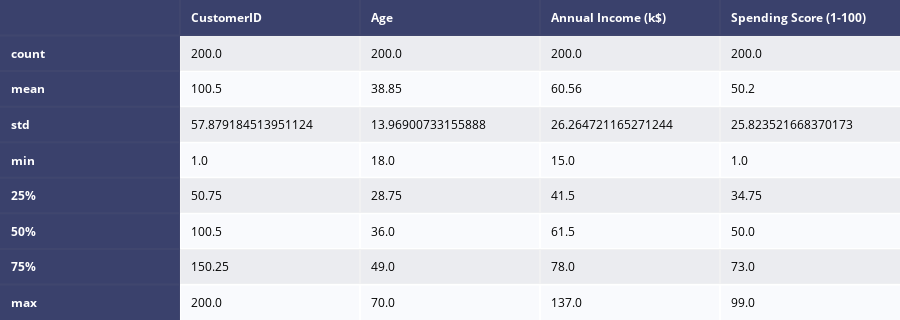

Notebook code cell kept with this figure:
### Code cell
ff.create_table(df.describe(), index=True)

### Figure 1 — Plotly figure (JSON) as saved in the notebook; plotly's stock layout.template omitted (floating-point values rounded to 4 significant figures)
{"data": [{"colorscale": [[0, "#00083e"], [0.5, "#ededee"], [1, "#ffffff"]], "hoverinfo": "none", "opacity": 0.75, "showscale": false, "type": "heatmap", "z": [[0, 0, 0, 0, 0], [0, 0.5, 0.5, 0.5, 0.5], [0, 1, 1, 1, 1], [0, 0.5, 0.5, 0.5, 0.5], [0, 1, 1, 1, 1], [0, 0.5, 0.5, 0.5, 0.5], [0, 1, 1, 1, 1], [0, 0.5, 0.5, 0.5, 0.5], [0, 1, 1, 1, 1]]}], "layout": {"annotations": [{"align": "left", "font": {"color": "#ffffff"}, "showarrow": false, "text": "<b></b>", "x": -0.45, "xanchor": "left", "xref": "x", "y": 0, "yref": "y"}, {"align": "left", "font": {"color": "#ffffff"}, "showarrow": false, "text": "<b>CustomerID</b>", "x": 0.55, "xanchor": "left", "xref": "x", "y": 0, "yref": "y"}, {"align": "left", "font": {"color": "#ffffff"}, "showarrow": false, "text": "<b>Age</b>", "x": 1.55, "xanchor": "left", "xref": "x", "y": 0, "yref": "y"}, {"align": "left", "font": {"color": "#ffffff"}, "showarrow": false, "text": "<b>Annual Income (k$)</b>", "x": 2.55, "xanchor": "left", "xref": "x", "y": 0, "yref": "y"}, {"align": "left", "font": {"color": "#ffffff"}, "showarrow": false, "text": "<b>Spending Score (1-100)</b>", "x": 3.55, "xanchor": "left", "xref": "x", "y": 0, "yref": "y"}, {"align": "left", "font": {"color": "#ffffff"}, "showarrow": false, "text": "<b>count</b>", "x": -0.45, "xanchor": "left", "xref": "x", "y": 1, "yref": "y"}, {"align": "left", "font": {"color": "#000000"}, "showarrow": false, "text": "200.0", "x": 0.55, "xanchor": "left", "xref": "x", "y": 1, "yref": "y"}, {"align": "left", "font": {"color": "#000000"}, "showarrow": false, "text": "200.0", "x": 1.55, "xanchor": "left", "xref": "x", "y": 1, "yref": "y"}, {"align": "left", "font": {"color": "#000000"}, "showarrow": false, "text": "200.0", "x": 2.55, "xanchor": "left", "xref": "x", "y": 1, "yref": "y"}, {"align": "left", "font": {"color": "#000000"}, "showarrow": false, "text": "200.0", "x": 3.55, "xanchor": "left", "xref": "x", "y": 1, "yref": "y"}, {"align": "left", "font": {"color": "#ffffff"}, "showarrow": false, "text": "<b>mean</b>", "x": -0.45, "xanchor": "left", "xref": "x", "y": 2, "yref": "y"}, {"align": "left", "font": {"color": "#000000"}, "showarrow": false, "text": "100.5", "x": 0.55, "xanchor": "left", "xref": "x", "y": 2, "yref": "y"}, {"align": "left", "font": {"color": "#000000"}, "showarrow": false, "text": "38.85", "x": 1.55, "xanchor": "left", "xref": "x", "y": 2, "yref": "y"}, {"align": "left", "font": {"color": "#000000"}, "showarrow": false, "text": "60.56", "x": 2.55, "xanchor": "left", "xref": "x", "y": 2, "yref": "y"}, {"align": "left", "font": {"color": "#000000"}, "showarrow": false, "text": "50.2", "x": 3.55, "xanchor": "left", "xref": "x", "y": 2, "yref": "y"}, {"align": "left", "font": {"color": "#ffffff"}, "showarrow": false, "text": "<b>std</b>", "x": -0.45, "xanchor": "left", "xref": "x", "y": 3, "yref": "y"}, {"align": "left", "font": {"color": "#000000"}, "showarrow": false, "text": "57.879184513951124", "x": 0.55, "xanchor": "left", "xref": "x", "y": 3, "yref": "y"}, {"align": "left", "font": {"color": "#000000"}, "showarrow": false, "text": "13.96900733155888", "x": 1.55, "xanchor": "left", "xref": "x", "y": 3, "yref": "y"}, {"align": "left", "font": {"color": "#000000"}, "showarrow": false, "text": "26.264721165271244", "x": 2.55, "xanchor": "left", "xref": "x", "y": 3, "yref": "y"}, {"align": "left", "font": {"color": "#000000"}, "showarrow": false, "text": "25.823521668370173", "x": 3.55, "xanchor": "left", "xref": "x", "y": 3, "yref": "y"}, {"align": "left", "font": {"color": "#ffffff"}, "showarrow": false, "text": "<b>min</b>", "x": -0.45, "xanchor": "left", "xref": "x", "y": 4, "yref": "y"}, {"align": "left", "font": {"color": "#000000"}, "showarrow": false, "text": "1.0", "x": 0.55, "xanchor": "left", "xref": "x", "y": 4, "yref": "y"}, {"align": "left", "font": {"color": "#000000"}, "showarrow": false, "text": "18.0", "x": 1.55, "xanchor": "left", "xref": "x", "y": 4, "yref": "y"}, {"align": "left", "font": {"color": "#000000"}, "showarrow": false, "text": "15.0", "x": 2.55, "xanchor": "left", "xref": "x", "y": 4, "yref": "y"}, {"align": "left", "font": {"color": "#000000"}, "showarrow": false, "text": "1.0", "x": 3.55, "xanchor": "left", "xref": "x", "y": 4, "yref": "y"}, {"align": "left", "font": {"color": "#ffffff"}, "showarrow": false, "text": "<b>25%</b>", "x": -0.45, "xanchor": "left", "xref": "x", "y": 5, "yref": "y"}, {"align": "left", "font": {"color": "#000000"}, "showarrow": false, "text": "50.75", "x": 0.55, "xanchor": "left", "xref": "x", "y": 5, "yref": "y"}, {"align": "left", "font": {"color": "#000000"}, "showarrow": false, "text": "28.75", "x": 1.55, "xanchor": "left", "xref": "x", "y": 5, "yref": "y"}, {"align": "left", "font": {"color": "#000000"}, "showarrow": false, "text": "41.5", "x": 2.55, "xanchor": "left", "xref": "x", "y": 5, "yref": "y"}, {"align": "left", "font": {"color": "#000000"}, "showarrow": false, "text": "34.75", "x": 3.55, "xanchor": "left", "xref": "x", "y": 5, "yref": "y"}, {"align": "left", "font": {"color": "#ffffff"}, "showarrow": false, "text": "<b>50%</b>", "x": -0.45, "xanchor": "left", "xref": "x", "y": 6, "yref": "y"}, {"align": "left", "font": {"color": "#000000"}, "showarrow": false, "text": "100.5", "x": 0.55, "xanchor": "left", "xref": "x", "y": 6, "yref": "y"}, {"align": "left", "font": {"color": "#000000"}, "showarrow": false, "text": "36.0", "x": 1.55, "xanchor": "left", "xref": "x", "y": 6, "yref": "y"}, {"align": "left", "font": {"color": "#000000"}, "showarrow": false, "text": "61.5", "x": 2.55, "xanchor": "left", "xref": "x", "y": 6, "yref": "y"}, {"align": "left", "font": {"color": "#000000"}, "showarrow": false, "text": "50.0", "x": 3.55, "xanchor": "left", "xref": "x", "y": 6, "yref": "y"}, {"align": "left", "font": {"color": "#ffffff"}, "showarrow": false, "text": "<b>75%</b>", "x": -0.45, "xanchor": "left", "xref": "x", "y": 7, "yref": "y"}, {"align": "left", "font": {"color": "#000000"}, "showarrow": false, "text": "150.25", "x": 0.55, "xanchor": "left", "xref": "x", "y": 7, "yref": "y"}, {"align": "left", "font": {"color": "#000000"}, "showarrow": false, "text": "49.0", "x": 1.55, "xanchor": "left", "xref": "x", "y": 7, "yref": "y"}, {"align": "left", "font": {"color": "#000000"}, "showarrow": false, "text": "78.0", "x": 2.55, "xanchor": "left", "xref": "x", "y": 7, "yref": "y"}, {"align": "left", "font": {"color": "#000000"}, "showarrow": false, "text": "73.0", "x": 3.55, "xanchor": "left", "xref": "x", "y": 7, "yref": "y"}, {"align": "left", "font": {"color": "#ffffff"}, "showarrow": false, "text": "<b>max</b>", "x": -0.45, "xanchor": "left", "xref": "x", "y": 8, "yref": "y"}, {"align": "left", "font": {"color": "#000000"}, "showarrow": false, "text": "200.0", "x": 0.55, "xanchor": "left", "xref": "x", "y": 8, "yref": "y"}, {"align": "left", "font": {"color": "#000000"}, "showarrow": false, "text": "70.0", "x": 1.55, "xanchor": "left", "xref": "x", "y": 8, "yref": "y"}, {"align": "left", "font": {"color": "#000000"}, "showarrow": false, "text": "137.0", "x": 2.55, "xanchor": "left", "xref": "x", "y": 8, "yref": "y"}, {"align": "left", "font": {"color": "#000000"}, "showarrow": false, "text": "99.0", "x": 3.55, "xanchor": "left", "xref": "x", "y": 8, "yref": "y"}], "height": 320, "margin": {"b": 0, "l": 0, "r": 0, "t": 0}, "xaxis": {"dtick": 1, "gridwidth": 2, "showticklabels": false, "tick0": -0.5, "ticks": "", "zeroline": false}, "yaxis": {"autorange": "reversed", "dtick": 1, "gridwidth": 2, "showticklabels": false, "tick0": 0.5, "ticks": "", "zeroline": false}}}
